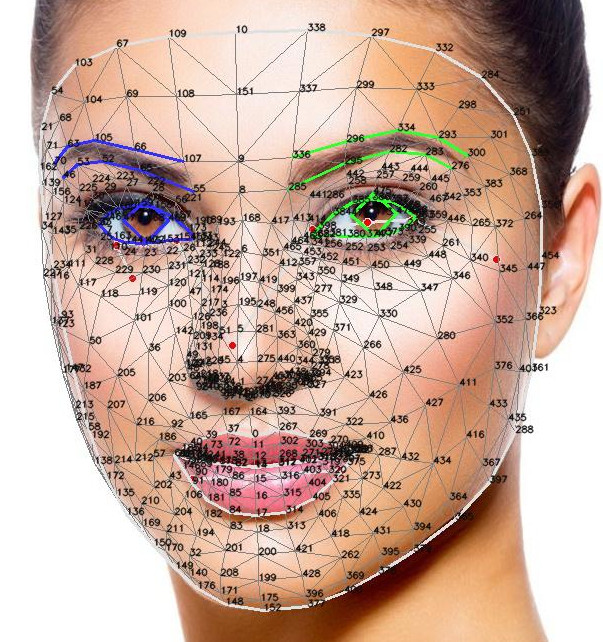
#> input picture CODE/FaceClustering/Landmarks_as_embeddings/doc_images/mediapipe_landmarks.jpg, 603 x 642 px
$ python labels_haar.py --input_dir ../../FaceClustering/Landmarks_as_embeddings/doc_images --haarcascade_face haarcascade_frontalface_default.xml
#> lines starting #> are read from the running program, lines starting #| are printed output that depends on the picture
import argparse
import sys
import os
import cv2
import time
import glob
from tqdm import tqdm

description = 'OpenCV Haar cascade Multimodel directory extractor.'

parser = argparse.ArgumentParser(prog='extract_directory.py',
                                 description=description,
                                 usage='extract_directory.py -in <input_directory> -ot <output_directory> -cxf <xml file with haar model>',
                                 epilog="This program gets a directory with jpeg images as an argument, runs the haar cascade model on each image and writes label files in the output directory")
parser.add_argument("-in", "--input_dir", required=True, help="Directory with input images", type=str)
parser.add_argument("-ot", "--outdir" , help="Directory for writing output images", type=str)
parser.add_argument("-cxf", "--haarcascade_face", required=True, help="haar cascade xml for face detection", type=str)
parser.add_argument("-hsff", "--haarScaleFactor_face", help="Parameter specifying how much the image size is reduced at each image scale for face detection model", type=float, default=1.025)
parser.add_argument("-hmnf", "--haarMinNeighbours_face", help="Parameter specifying how many neighbors each candidate rectangle should have to retain it - face detection", type=int, default=25)
parser.add_argument("-hmsf", "--haarMinSize_face", help="Minimum possible object size. Objects smaller than that are ignored - face detection.", type=int, default=50)
parser.add_argument("-img", "--generate_images", type=str, choices=["True", "False"], default="True", help="Set to 'False' to disable saving cropped face images (default: True)")


start_time = time.time()

args = parser.parse_args()

if args.input_dir:
    CHECK_IDIR = os.path.isdir(args.input_dir)
    if not CHECK_IDIR:
        print('Input directory not found')
        sys.exit(1)
    else:
        print('Working directory:' + args.input_dir)

if not args.haarcascade_face:
    print('Please provide a cascade.xml model (full path) for face detection')
    parser.print_help(sys.stderr)
    sys.exit(1)

if args.outdir:
    CHECK_HOUTDIR = os.path.isdir(args.outdir)
    if not CHECK_HOUTDIR:
        print("Creating output haar directory: " + args.outdir)
        os.makedirs(args.outdir)

haarcascade_face = cv2.CascadeClassifier(args.haarcascade_face)

jpg_files = glob.glob(os.path.join(args.input_dir, "*.jpg"))

for file in tqdm(jpg_files, desc="Processing images", unit="image"):
    img = cv2.imread(file)
#> img is the input picture: shape (642, 603, 3); mean B, G, R 157.7, 171.9, 201.4
    gray = cv2.cvtColor(img, cv2.COLOR_BGR2GRAY)
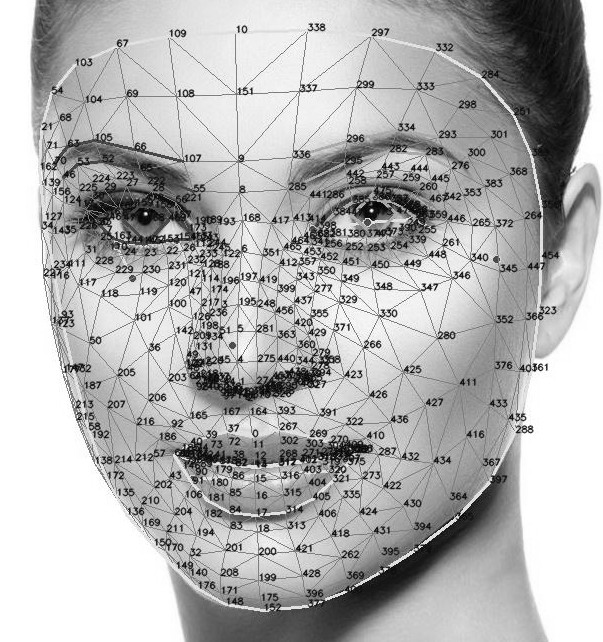
#> gray: shape (642, 603); min 0, max 255, mean 179.1

    faces = haarcascade_face.detectMultiScale(
                gray,
                scaleFactor=args.haarScaleFactor_face,
                minNeighbors=args.haarMinNeighbours_face,
                minSize=(args.haarMinSize_face, args.haarMinSize_face)
            )
#> faces = [[17, 34, 503, 503]]

    if len(faces) > 0:
        # Create a label file for the current image
#> (the run stopped early here; a loop or call above may not have finished)

$ run again, on CODE/FaceClustering/Landmarks_as_embeddings/doc_images/tsne_460.jpg
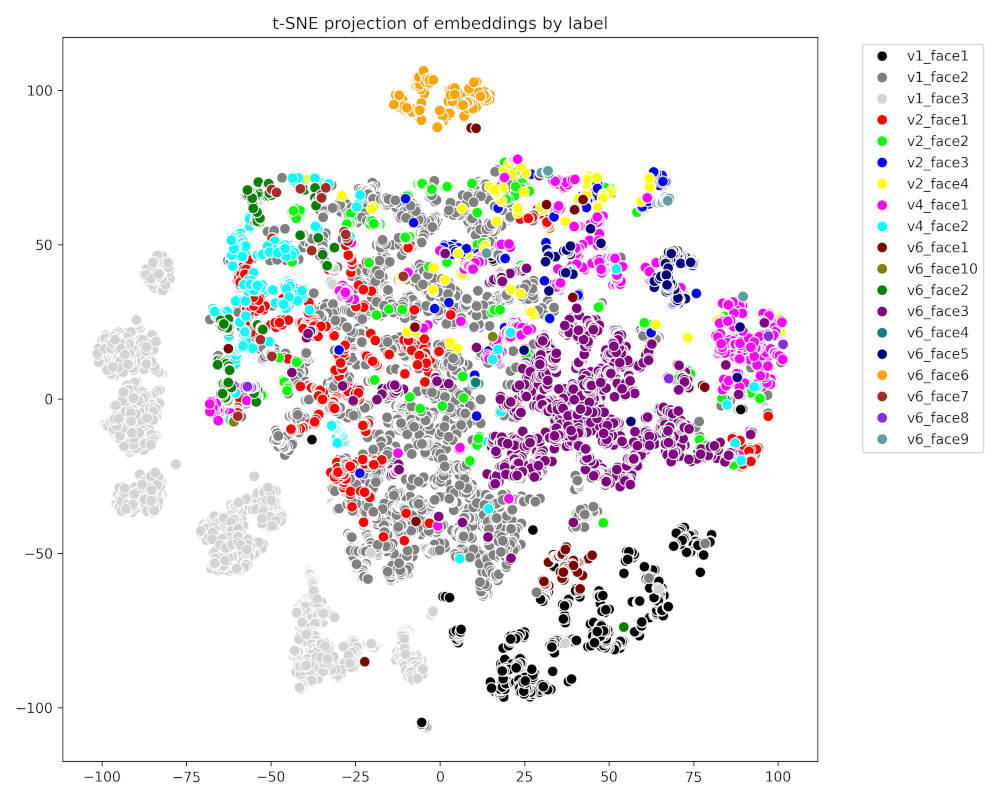
#> input picture CODE/FaceClustering/Landmarks_as_embeddings/doc_images/tsne_460.jpg, 1000 x 800 px
#> img is the input picture: shape (800, 1000, 3); mean B, G, R 236.7, 234.6, 238.2
#> `gray = cv2.cvtColor(img, cv2.COLOR_BGR2GRAY)`:
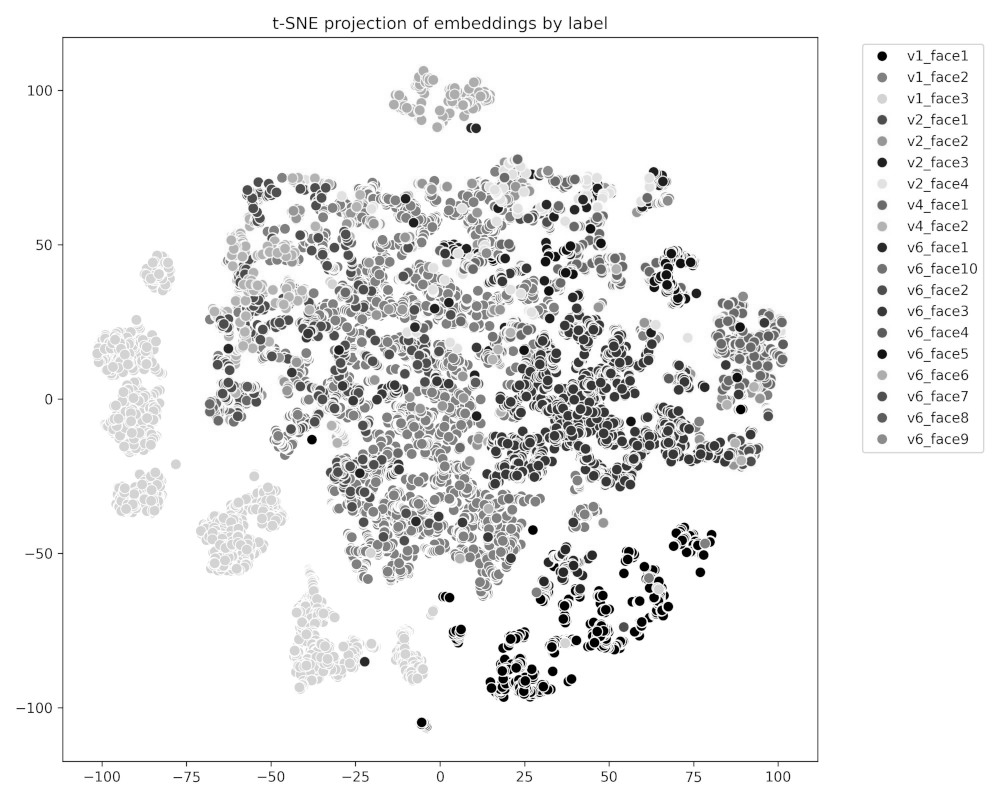
#> gray: shape (800, 1000); min 0, max 255, mean 235.9
#> faces = ()

$ run again, on CODE/FaceClustering/Landmarks_as_embeddings/doc_images/v1_face1.jpg
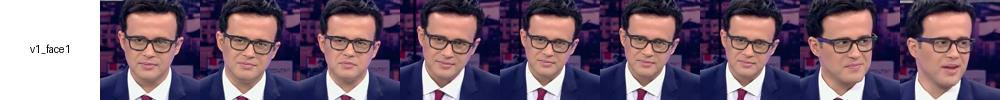
#> input picture CODE/FaceClustering/Landmarks_as_embeddings/doc_images/v1_face1.jpg, 1000 x 100 px
#> img is the input picture: shape (100, 1000, 3); mean B, G, R 112.8, 94.4, 116
#> `gray = cv2.cvtColor(img, cv2.COLOR_BGR2GRAY)`:
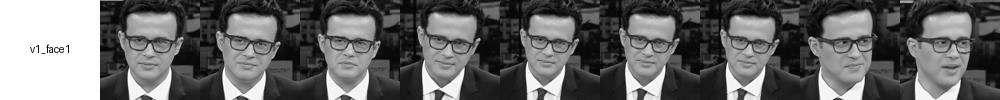
#> gray: shape (100, 1000); min 0, max 255, mean 102.9
#> faces = [[817, 17, 66, 66], [216, 16, 68, 68], [316, 17, 67, 67], [417, 17, 66, 66], [516, 17, 67, 67], [716, 17, 67, 67], [615, 16, 69, 69], [916, 16, 67, 67], [116, 15, 68, 68]]
